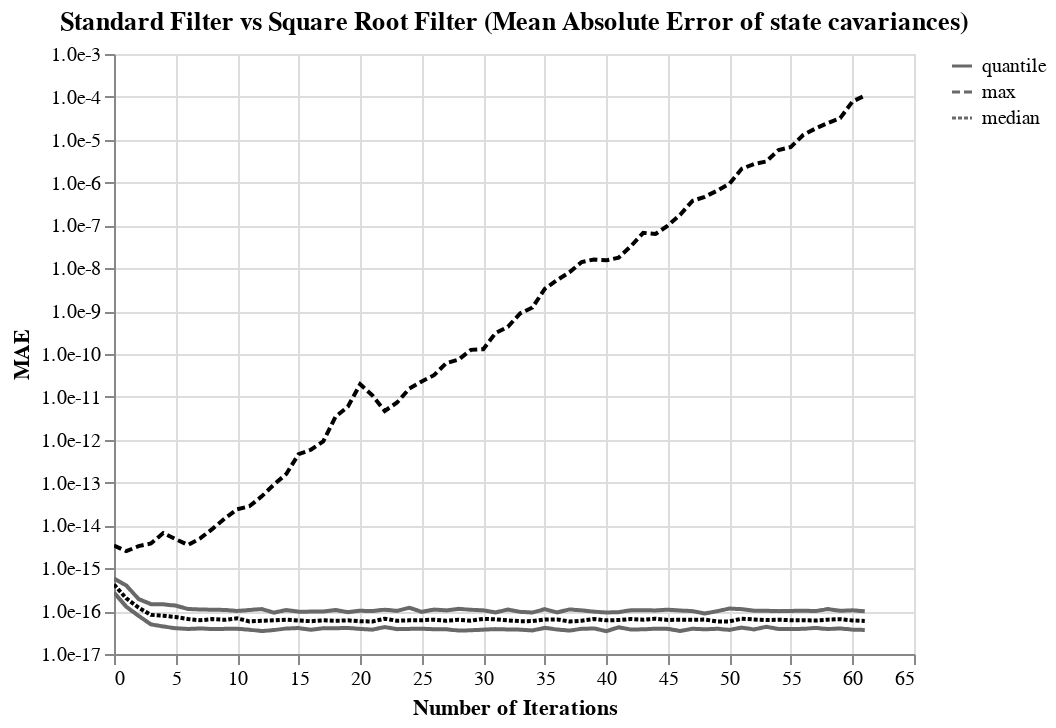

Source (notebook cell):
### Code cell
median = alt.Chart(err.to_pandas()).mark_line(color="black"
           ).encode(
    x = alt.X('t', title="Number of Iterations"),
    y = alt.Y('median', axis=alt.Axis(format=".1e"), scale=alt.Scale(type="log"), title="MAE"),
    # color=datum("median"),
    strokeDash = datum("median")
    #, scale=alt.Scale(range=['black']))
)

Q1 = alt.Chart(err.to_pandas()).mark_line(color='dimgray', strokeDash=[4,6]).encode(x = 't', y = 'Q1', strokeDash=datum("quantile"))
Q3 = alt.Chart(err.to_pandas()).mark_line(color='dimgray', strokeDash=[4,6]).encode(x = 't', y = 'Q3', strokeDash=datum("quantile"))
max = alt.Chart(err.to_pandas()).mark_line(color='black', strokeDash=[2,2]).encode(x = 't', y = 'max', strokeDash=datum("max"))
p = (Q1 + Q3 + max + median).interactive().properties(title="Standard Filter vs Square Root Filter (Mean Absolute Error of state cavariances)")
p

### Figure 1 — Vega-Lite specification as saved in the notebook (floating-point values rounded to 4 significant figures)
{"config": {"view": {"continuousWidth": 400, "continuousHeight": 300}}, "layer": [{"data": {"name": "data-f6afddde20ac11dbe2abb702d61a6da9"}, "mark": {"type": "line", "color": "dimgray", "strokeDash": [4, 6]}, "encoding": {"strokeDash": {"datum": "quantile"}, "x": {"field": "t", "type": "quantitative"}, "y": {"field": "Q1", "type": "quantitative"}}, "name": "view_1"}, {"data": {"name": "data-f6afddde20ac11dbe2abb702d61a6da9"}, "mark": {"type": "line", "color": "dimgray", "strokeDash": [4, 6]}, "encoding": {"strokeDash": {"datum": "quantile"}, "x": {"field": "t", "type": "quantitative"}, "y": {"field": "Q3", "type": "quantitative"}}}, {"data": {"name": "data-f6afddde20ac11dbe2abb702d61a6da9"}, "mark": {"type": "line", "color": "black", "strokeDash": [2, 2]}, "encoding": {"strokeDash": {"datum": "max"}, "x": {"field": "t", "type": "quantitative"}, "y": {"field": "max", "type": "quantitative"}}}, {"data": {"name": "data-f6afddde20ac11dbe2abb702d61a6da9"}, "mark": {"type": "line", "color": "black"}, "encoding": {"strokeDash": {"datum": "median"}, "x": {"field": "t", "title": "Number of Iterations", "type": "quantitative"}, "y": {"axis": {"format": ".1e"}, "field": "median", "scale": {"type": "log"}, "title": "MAE", "type": "quantitative"}}}], "params": [{"name": "param_1", "select": {"type": "interval", "encodings": ["x", "y"]}, "bind": "scales", "views": ["view_1"]}], "title": "Standard Filter vs Square Root Filter (Mean Absolute Error of state cavariances)", "$schema": "https://vega.github.io/schema/vega-lite/v5.2.0.json", "datasets": {"data-f6afddde20ac11dbe2abb702d61a6da9": [{"t": 16, "median": 5.829e-17, "Q3": 9.754e-17, "Q1": 3.662e-17, "max": 5.825e-13}, {"t": 0, "median": 4.184e-16, "Q3": 5.787e-16, "Q1": 2.718e-16, "max": 3.403e-15}, {"t": 48, "median": 6.371e-17, "Q3": 8.811e-17, "Q1": 3.768e-17, "max": 4.659e-07}, {"t": 32, "median": 6.097e-17, "Q3": 1.09e-16, "Q1": 3.738e-17, "max": 4.297e-10}, {"t": 15, "median": 6.04e-17, "Q3": 9.692e-17, "Q1": 4.032e-17, "max": 4.614e-13}, {"t": 31, "median": 6.419e-17, "Q3": 9.326e-17, "Q1": 3.808e-17, "max": 3.079e-10}, {"t": 47, "median": 6.287e-17, "Q3": 1.001e-16, "Q1": 3.884e-17, "max": 3.739e-07}, {"t": 46, "median": 6.308e-17, "Q3": 1.033e-16, "Q1": 3.447e-17, "max": 1.778e-07}, {"t": 30, "median": 6.598e-17, "Q3": 1.047e-16, "Q1": 3.697e-17, "max": 1.293e-10}, {"t": 14, "median": 6.314e-17, "Q3": 1.064e-16, "Q1": 3.936e-17, "max": 1.587e-13}, {"t": 29, "median": 5.996e-17, "Q3": 1.077e-16, "Q1": 3.574e-17, "max": 1.249e-10}, {"t": 13, "median": 6.101e-17, "Q3": 9.222e-17, "Q1": 3.62e-17, "max": 8.994e-14}, {"t": 61, "median": 5.896e-17, "Q3": 9.913e-17, "Q1": 3.637e-17, "max": 0.0001068}, {"t": 45, "median": 6.231e-17, "Q3": 1.082e-16, "Q1": 3.856e-17, "max": 9.882e-08}, {"t": 12, "median": 5.955e-17, "Q3": 1.12e-16, "Q1": 3.421e-17, "max": 4.764e-14}, {"t": 60, "median": 6.071e-17, "Q3": 1.048e-16, "Q1": 3.705e-17, "max": 7.77e-05}, {"t": 44, "median": 6.646e-17, "Q3": 1.038e-16, "Q1": 3.896e-17, "max": 6.333e-08}, {"t": 28, "median": 6.289e-17, "Q3": 1.13e-16, "Q1": 3.523e-17, "max": 7.431e-11}, {"t": 27, "median": 5.983e-17, "Q3": 1.042e-16, "Q1": 3.771e-17, "max": 6.142e-11}, {"t": 11, "median": 5.759e-17, "Q3": 1.062e-16, "Q1": 3.698e-17, "max": 2.797e-14}, {"t": 59, "median": 6.5e-17, "Q3": 1.015e-16, "Q1": 3.96e-17, "max": 3.186e-05}, {"t": 43, "median": 6.308e-17, "Q3": 1.051e-16, "Q1": 3.768e-17, "max": 6.725e-08}, {"t": 26, "median": 6.326e-17, "Q3": 1.088e-16, "Q1": 3.774e-17, "max": 3.205e-11}, {"t": 10, "median": 6.799e-17, "Q3": 1.01e-16, "Q1": 3.869e-17, "max": 2.377e-14}, {"t": 42, "median": 6.54e-17, "Q3": 1.053e-16, "Q1": 3.716e-17, "max": 3.283e-08}, {"t": 58, "median": 6.316e-17, "Q3": 1.12e-16, "Q1": 3.819e-17, "max": 2.461e-05}, {"t": 9, "median": 6.259e-17, "Q3": 1.066e-16, "Q1": 3.861e-17, "max": 1.448e-14}, {"t": 25, "median": 6.15e-17, "Q3": 9.637e-17, "Q1": 3.909e-17, "max": 2.288e-11}, {"t": 57, "median": 6.042e-17, "Q3": 1.004e-16, "Q1": 4.06e-17, "max": 1.824e-05}, {"t": 41, "median": 6.211e-17, "Q3": 9.465e-17, "Q1": 4.209e-17, "max": 1.768e-08}, {"t": 8, "median": 6.513e-17, "Q3": 1.082e-16, "Q1": 3.812e-17, "max": 8.323e-15}, {"t": 40, "median": 6.095e-17, "Q3": 9.31e-17, "Q1": 3.407e-17, "max": 1.531e-08}, {"t": 24, "median": 6.097e-17, "Q3": 1.201e-16, "Q1": 3.853e-17, "max": 1.566e-11}, {"t": 56, "median": 6.153e-17, "Q3": 1.026e-16, "Q1": 3.867e-17, "max": 1.288e-05}, {"t": 39, "median": 6.578e-17, "Q3": 9.739e-17, "Q1": 3.957e-17, "max": 1.609e-08}, {"t": 7, "median": 6.113e-17, "Q3": 1.09e-16, "Q1": 3.95e-17, "max": 4.971e-15}, {"t": 55, "median": 6.127e-17, "Q3": 1.013e-16, "Q1": 3.822e-17, "max": 6.798e-06}, {"t": 23, "median": 5.974e-17, "Q3": 1.015e-16, "Q1": 3.803e-17, "max": 7.399e-12}, {"t": 54, "median": 6.313e-17, "Q3": 1.001e-16, "Q1": 3.829e-17, "max": 5.745e-06}, {"t": 22, "median": 6.659e-17, "Q3": 1.082e-16, "Q1": 4.251e-17, "max": 4.697e-12}, {"t": 38, "median": 5.962e-17, "Q3": 1.042e-16, "Q1": 3.862e-17, "max": 1.401e-08}, {"t": 6, "median": 6.56e-17, "Q3": 1.127e-16, "Q1": 3.84e-17, "max": 3.51e-15}, {"t": 37, "median": 5.746e-17, "Q3": 1.097e-16, "Q1": 3.534e-17, "max": 8.054e-09}, {"t": 5, "median": 7.323e-17, "Q3": 1.348e-16, "Q1": 3.989e-17, "max": 4.783e-15}, {"t": 53, "median": 6.174e-17, "Q3": 1.021e-16, "Q1": 4.304e-17, "max": 3.105e-06}, {"t": 21, "median": 5.748e-17, "Q3": 1.003e-16, "Q1": 3.701e-17, "max": 1.077e-11}, {"t": 52, "median": 6.409e-17, "Q3": 1.018e-16, "Q1": 3.741e-17, "max": 2.707e-06}, {"t": 4, "median": 7.844e-17, "Q3": 1.44e-16, "Q1": 4.388e-17, "max": 6.639e-15}, {"t": 36, "median": 6.406e-17, "Q3": 9.313e-17, "Q1": 3.723e-17, "max": 5.319e-09}, {"t": 20, "median": 5.791e-17, "Q3": 1.023e-16, "Q1": 3.842e-17, "max": 1.971e-11}, {"t": 19, "median": 6.103e-17, "Q3": 9.467e-17, "Q1": 4.063e-17, "max": 5.893e-12}, {"t": 35, "median": 6.356e-17, "Q3": 1.111e-16, "Q1": 4.071e-17, "max": 3.316e-09}, {"t": 3, "median": 8.177e-17, "Q3": 1.455e-16, "Q1": 4.914e-17, "max": 3.791e-15}, {"t": 51, "median": 6.679e-17, "Q3": 1.114e-16, "Q1": 4.13e-17, "max": 2.093e-06}, {"t": 34, "median": 5.862e-17, "Q3": 9.312e-17, "Q1": 3.543e-17, "max": 1.214e-09}, {"t": 50, "median": 5.761e-17, "Q3": 1.149e-16, "Q1": 3.65e-17, "max": 9.341e-07}, {"t": 2, "median": 1.205e-16, "Q3": 1.912e-16, "Q1": 7.752e-17, "max": 3.282e-15}, {"t": 18, "median": 5.947e-17, "Q3": 1.064e-16, "Q1": 3.981e-17, "max": 3.431e-12}, {"t": 1, "median": 1.986e-16, "Q3": 3.978e-16, "Q1": 1.265e-16, "max": 2.507e-15}, {"t": 17, "median": 6.096e-17, "Q3": 9.832e-17, "Q1": 4.02e-17, "max": 9.132e-13}, {"t": 33, "median": 5.822e-17, "Q3": 9.62e-17, "Q1": 3.7e-17, "max": 8.875e-10}, {"t": 49, "median": 5.742e-17, "Q3": 9.973e-17, "Q1": 3.881e-17, "max": 6.449e-07}]}}
